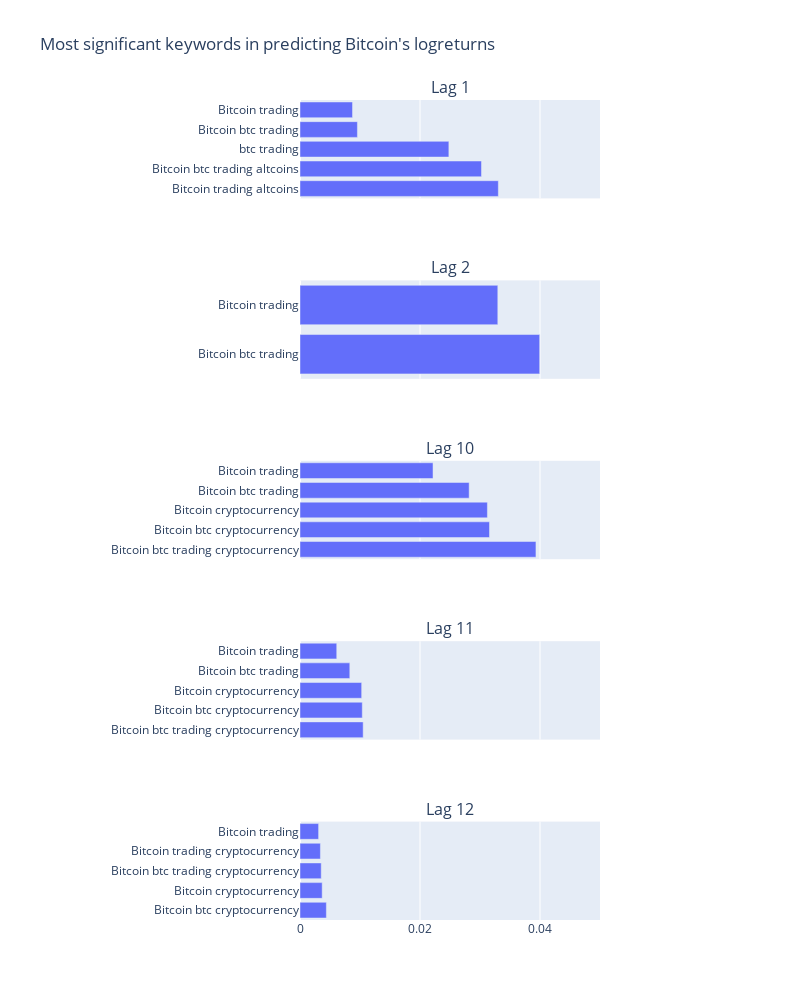

The cell this chart's notebook holds for it:
### Code cell
res_1_12 = top_index_per_lag(nb_kw = 5, start_lag = 1, end_lag = 12, height = 1000, path="data/clean/pvals_granger_test/google_trends_logrets")

### Figure 1 — Plotly figure (JSON) as saved in the notebook; plotly's stock layout.template omitted (floating-point values rounded to 4 significant figures)
{"data": [{"alignmentgroup": "True", "hovertemplate": "x=%{x}<br>y=%{y}<extra></extra>", "legendgroup": "", "marker": {"color": "#636efa", "pattern": {"shape": ""}}, "name": "", "offsetgroup": "", "orientation": "h", "showlegend": false, "textposition": "auto", "type": "bar", "x": [0.03306, 0.03025, 0.02481, 0.00957, 0.008753], "xaxis": "x", "y": ["Bitcoin trading altcoins", "Bitcoin btc trading altcoins", "btc trading", "Bitcoin btc trading", "Bitcoin trading"], "yaxis": "y"}, {"alignmentgroup": "True", "hovertemplate": "x=%{x}<br>y=%{y}<extra></extra>", "legendgroup": "", "marker": {"color": "#636efa", "pattern": {"shape": ""}}, "name": "", "offsetgroup": "", "orientation": "h", "showlegend": false, "textposition": "auto", "type": "bar", "x": [0.03995, 0.03297], "xaxis": "x2", "y": ["Bitcoin btc trading", "Bitcoin trading"], "yaxis": "y2"}, {"alignmentgroup": "True", "hovertemplate": "x=%{x}<br>y=%{y}<extra></extra>", "legendgroup": "", "marker": {"color": "#636efa", "pattern": {"shape": ""}}, "name": "", "offsetgroup": "", "orientation": "h", "showlegend": false, "textposition": "auto", "type": "bar", "x": [0.03933, 0.03158, 0.03123, 0.02819, 0.02217], "xaxis": "x3", "y": ["Bitcoin btc trading cryptocurrency", "Bitcoin btc cryptocurrency", "Bitcoin cryptocurrency", "Bitcoin btc trading", "Bitcoin trading"], "yaxis": "y3"}, {"alignmentgroup": "True", "hovertemplate": "x=%{x}<br>y=%{y}<extra></extra>", "legendgroup": "", "marker": {"color": "#636efa", "pattern": {"shape": ""}}, "name": "", "offsetgroup": "", "orientation": "h", "showlegend": false, "textposition": "auto", "type": "bar", "x": [0.01053, 0.01038, 0.01028, 0.008301, 0.006124], "xaxis": "x4", "y": ["Bitcoin btc trading cryptocurrency", "Bitcoin btc cryptocurrency", "Bitcoin cryptocurrency", "Bitcoin btc trading", "Bitcoin trading"], "yaxis": "y4"}, {"alignmentgroup": "True", "hovertemplate": "x=%{x}<br>y=%{y}<extra></extra>", "legendgroup": "", "marker": {"color": "#636efa", "pattern": {"shape": ""}}, "name": "", "offsetgroup": "", "orientation": "h", "showlegend": false, "textposition": "auto", "type": "bar", "x": [0.004395, 0.003697, 0.003538, 0.003402, 0.003102], "xaxis": "x5", "y": ["Bitcoin btc cryptocurrency", "Bitcoin cryptocurrency", "Bitcoin btc trading cryptocurrency", "Bitcoin trading cryptocurrency", "Bitcoin trading"], "yaxis": "y5"}], "layout": {"annotations": [{"font": {"size": 16}, "showarrow": false, "text": "Lag 1", "x": 0.5, "xanchor": "center", "xref": "paper", "y": 1, "yanchor": "bottom", "yref": "paper"}, {"font": {"size": 16}, "showarrow": false, "text": "Lag 2", "x": 0.5, "xanchor": "center", "xref": "paper", "y": 0.78, "yanchor": "bottom", "yref": "paper"}, {"font": {"size": 16}, "showarrow": false, "text": "Lag 10", "x": 0.5, "xanchor": "center", "xref": "paper", "y": 0.56, "yanchor": "bottom", "yref": "paper"}, {"font": {"size": 16}, "showarrow": false, "text": "Lag 11", "x": 0.5, "xanchor": "center", "xref": "paper", "y": 0.34, "yanchor": "bottom", "yref": "paper"}, {"font": {"size": 16}, "showarrow": false, "text": "Lag 12", "x": 0.5, "xanchor": "center", "xref": "paper", "y": 0.12, "yanchor": "bottom", "yref": "paper"}], "height": 1000, "margin": {"l": 300, "r": 200}, "title": {"text": "Most significant keywords in predicting Bitcoin's logreturns"}, "width": 800, "xaxis": {"anchor": "y", "domain": [0, 1], "matches": "x5", "range": [0, 0.05], "showticklabels": false}, "xaxis2": {"anchor": "y2", "domain": [0, 1], "matches": "x5", "range": [0, 0.05], "showticklabels": false}, "xaxis3": {"anchor": "y3", "domain": [0, 1], "matches": "x5", "range": [0, 0.05], "showticklabels": false}, "xaxis4": {"anchor": "y4", "domain": [0, 1], "matches": "x5", "range": [0, 0.05], "showticklabels": false}, "xaxis5": {"anchor": "y5", "domain": [0, 1], "range": [0, 0.05]}, "yaxis": {"anchor": "x", "automargin": "left", "domain": [0.88, 1]}, "yaxis2": {"anchor": "x2", "automargin": "left", "domain": [0.66, 0.78]}, "yaxis3": {"anchor": "x3", "automargin": "left", "domain": [0.44, 0.56]}, "yaxis4": {"anchor": "x4", "automargin": "left", "domain": [0.22, 0.34]}, "yaxis5": {"anchor": "x5", "automargin": "left", "domain": [0, 0.12]}}}
